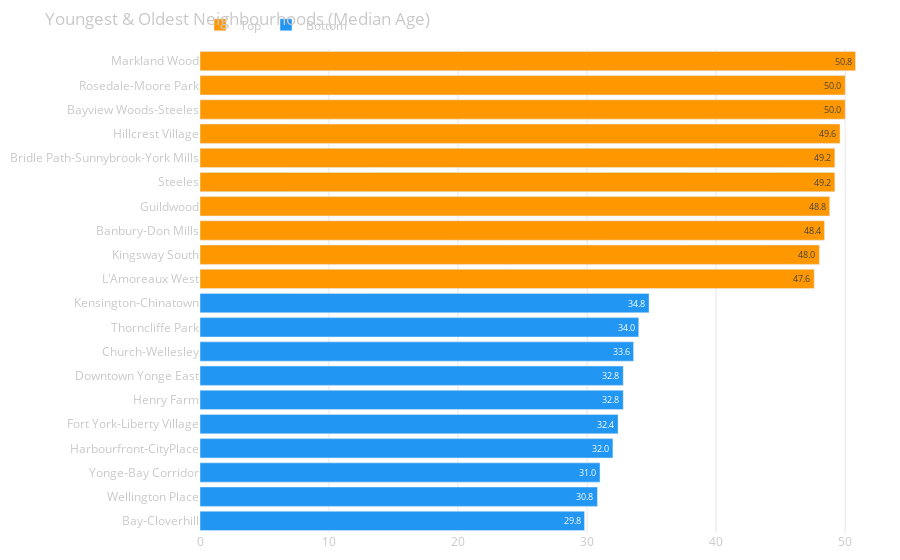

The code cell stored with this chart in its notebook:
### Markdown cell above
## 2. Data Visualization

### Figure Factory

Uses `create_ranking_bar` from `portfolio_app.figures.toronto.bar_charts`.

### Code cell
import sys

sys.path.insert(0, "../..")

from portfolio_app.figures.toronto.bar_charts import create_ranking_bar

fig = create_ranking_bar(
    data=data,
    name_column="neighbourhood_name",
    value_column="median_age",
    title="Youngest & Oldest Neighbourhoods (Median Age)",
    top_n=10,
    bottom_n=10,
    color_top="#FF9800",  # Orange for older
    color_bottom="#2196F3",  # Blue for younger
    value_format=".1f",
)

fig.show()

### Figure 1 — Plotly figure (JSON) as saved in the notebook; plotly's stock layout.template omitted (floating-point values rounded to 4 significant figures)
{"data": [{"hovertemplate": "%{y}<br>median_age: %{x:.1f}<extra></extra>", "marker": {"color": "#FF9800"}, "name": "Top", "orientation": "h", "text": ["50.8", "50.0", "50.0", "49.6", "49.2", "49.2", "48.8", "48.4", "48.0", "47.6"], "textposition": "auto", "type": "bar", "x": [50.8, 50.0, 50.0, 49.6, 49.2, 49.2, 48.8, 48.4, 48.0, 47.6], "y": ["Markland Wood", "Rosedale-Moore Park", "Bayview Woods-Steeles", "Hillcrest Village", "Bridle Path-Sunnybrook-York Mills", "Steeles", "Guildwood", "Banbury-Don Mills", "Kingsway South", "L'Amoreaux West"]}, {"hovertemplate": "%{y}<br>median_age: %{x:.1f}<extra></extra>", "marker": {"color": "#2196F3"}, "name": "Bottom", "orientation": "h", "text": ["34.8", "34.0", "33.6", "32.8", "32.8", "32.4", "32.0", "31.0", "30.8", "29.8"], "textposition": "auto", "type": "bar", "x": [34.8, 34.0, 33.6, 32.8, 32.8, 32.4, 32.0, 31.0, 30.8, 29.8], "y": ["Kensington-Chinatown", "Thorncliffe Park", "Church-Wellesley", "Downtown Yonge East", "Henry Farm", "Fort York-Liberty Village", "Harbourfront-CityPlace", "Yonge-Bay Corridor", "Wellington Place", "Bay-Cloverhill"]}], "layout": {"barmode": "group", "font": {"color": "#c9c9c9"}, "legend": {"orientation": "h", "y": 1.02, "yanchor": "bottom"}, "margin": {"b": 10, "l": 10, "r": 10, "t": 40}, "paper_bgcolor": "rgba(0, 0, 0, 0)", "plot_bgcolor": "rgba(0, 0, 0, 0)", "showlegend": true, "title": {"text": "Youngest & Oldest Neighbourhoods (Median Age)"}, "xaxis": {"gridcolor": "rgba(128, 128, 128, 0.2)", "title": {}}, "yaxis": {"autorange": "reversed", "title": {}}}}
